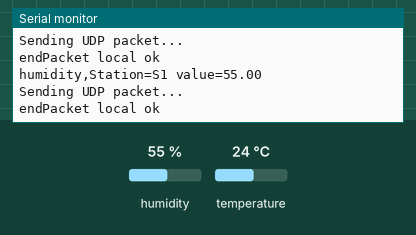
Recording of a sketch running on a simulated ESP8266 (NodeMCU). On the bench: the last lines printed to the serial monitor. The test bench sets the inputs (shaded band); at power-on: humidity 55 %, temperature 24 °C. WiFi joins after 1.5 s; servers stay silent unless stated.

Above: at 3.8 s.
3.9 s: humidity set to 22 %
At 5.0 s:
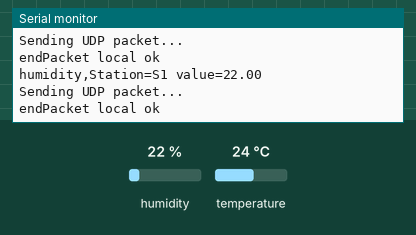
5.4 s: temperature set to 12 °C
6.9 s: humidity set to 40 %
At 8.3 s:
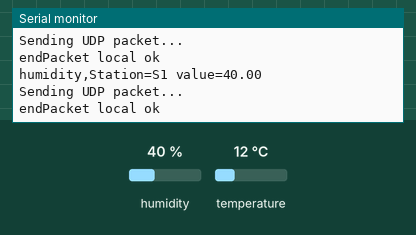
Timing chart, 0 to 9.9 s (numbered marks = the images above; inputs shaded):
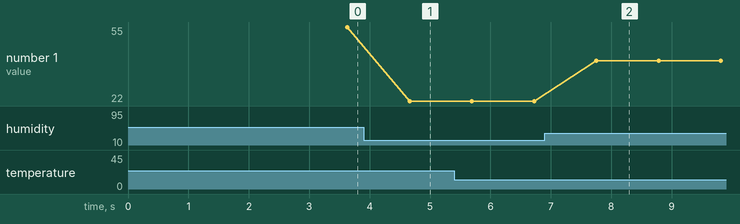

The sketch:

dht11_humidity_and_temp_sensor_wifi_infuxdata.ino
```cpp
#include <SPI.h>
#include <ESP8266WiFi.h>
#include <WiFiUDP.h>
#include <DHT11.h>

DHT11 dht11(2);

const char* ssid   = "vodafoneN1D0";  //  your network SSID (name)
const char* pass = "oras.clCo3";      // your network password
int status = WL_IDLE_STATUS;          // the Wifi radio's status

// the IP address of your InfluxDB host
IPAddress host(192, 168, 0, 200);
// the HostName of your InfluxDB host
const char* onlineHost = "kirometep.ddns.net";

// the port that the InfluxDB UDP plugin is listening on
int port = 8888;

WiFiUDP udp;

void setup()
{
  Serial.begin(115200);
  //note DHT11 need 1 sec to get data
  delay(1000);

  WiFi.mode(WIFI_STA);
  WiFi.begin(ssid, pass);
  Serial.print("Connecting to a:\t");
  Serial.println(ssid);

  while (WiFi.status() != WL_CONNECTED)
  {
    delay(200);
    Serial.print('.');
  }

  Serial.println("Connected to network");
  // print your WiFi shield's IP address:
  IPAddress ip = WiFi.localIP();
  Serial.print("IP Address: ");
  Serial.println(ip);

  // print the received signal strength:
  long rssi = WiFi.RSSI();
  Serial.print("signal strength (RSSI):");
  Serial.print(rssi);
  Serial.println(" dBm");

//  Gestión de la conexión
//  WiFi.reconnect();
//  WiFi.disconnect(true);
//  WiFi.isConnected();
//  WiFi.setAutoConnect(autoConnect);
//  WiFi.status();
//
//  Devuelven el valor indicado (no sirven para reescribir el valor)
//  WiFi.SSID();
//  WiFi.hostname();
//  WiFi.localIP();
//  WiFi.subnetMask()
//  WiFi.gatewayIP();
//  WiFi.dnsIP(dns_no);
//  WiFi.macAddress();
}

void sendUdpPacket(String line){
  // send the packet
    Serial.println("Sending UDP packet...");
    if(udp.beginPacket(host, port) == 1) {
      udp.print(line);
      if(udp.endPacket() == 1) Serial.println("endPacket local ok");
      else Serial.println("endPacket local fail");
    } else if(udp.beginPacket(onlineHost, port) == 1) {
      udp.print(line);
      if(udp.endPacket() == 1) Serial.println("endPacket online ok");
      else Serial.println("endPacket online fail");
    }
    else{
      Serial.println("beginPacket fail");
    }
}


void loop() {
  String line;
  float temperature, humidity;

  // wait 1 second
  delay(1000);

  // get the current temperature from the sensor, to 2 decimal places
  if(dht11.read(humidity, temperature) == 0){
    // concatenate the temperature into the line protocol
    line = String("temperature,Station=S1 value=");
    line += temperature;
    Serial.println(line);
    sendUdpPacket(line);

    line = String("humidity,Station=S1 value=");
    line += humidity;
    Serial.println(line);
    sendUdpPacket(line);
  }
  Serial.println();
}
```

Measured:
- after the input at 3.9 s, the serial monitor: prints a new line after 0.76 s (image 1)
- after the input at 6.9 s, the serial monitor: prints a new line after 0.85 s (image 2)
- plotted number 1: 55 → 22 after the input at 3.9 s, 22 → 40 after the input at 6.9 s
